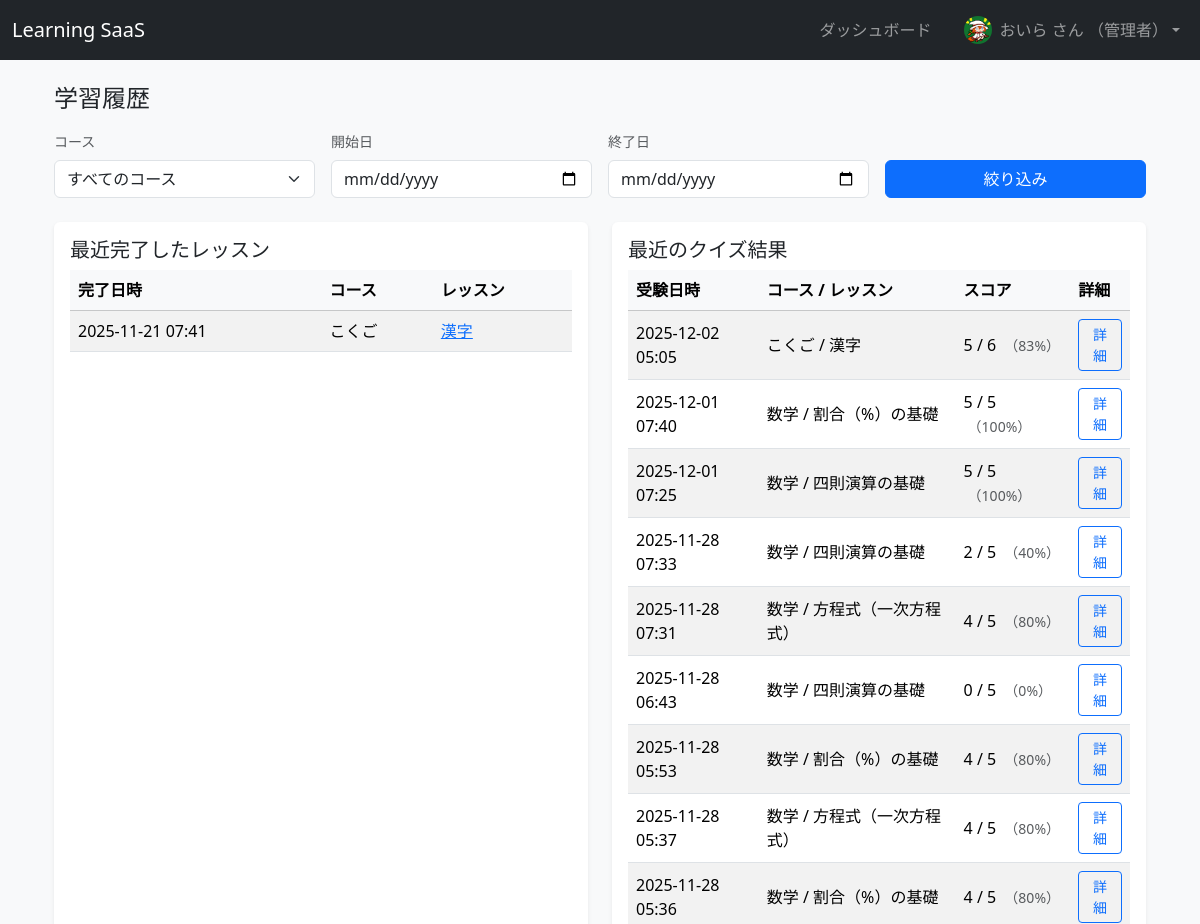
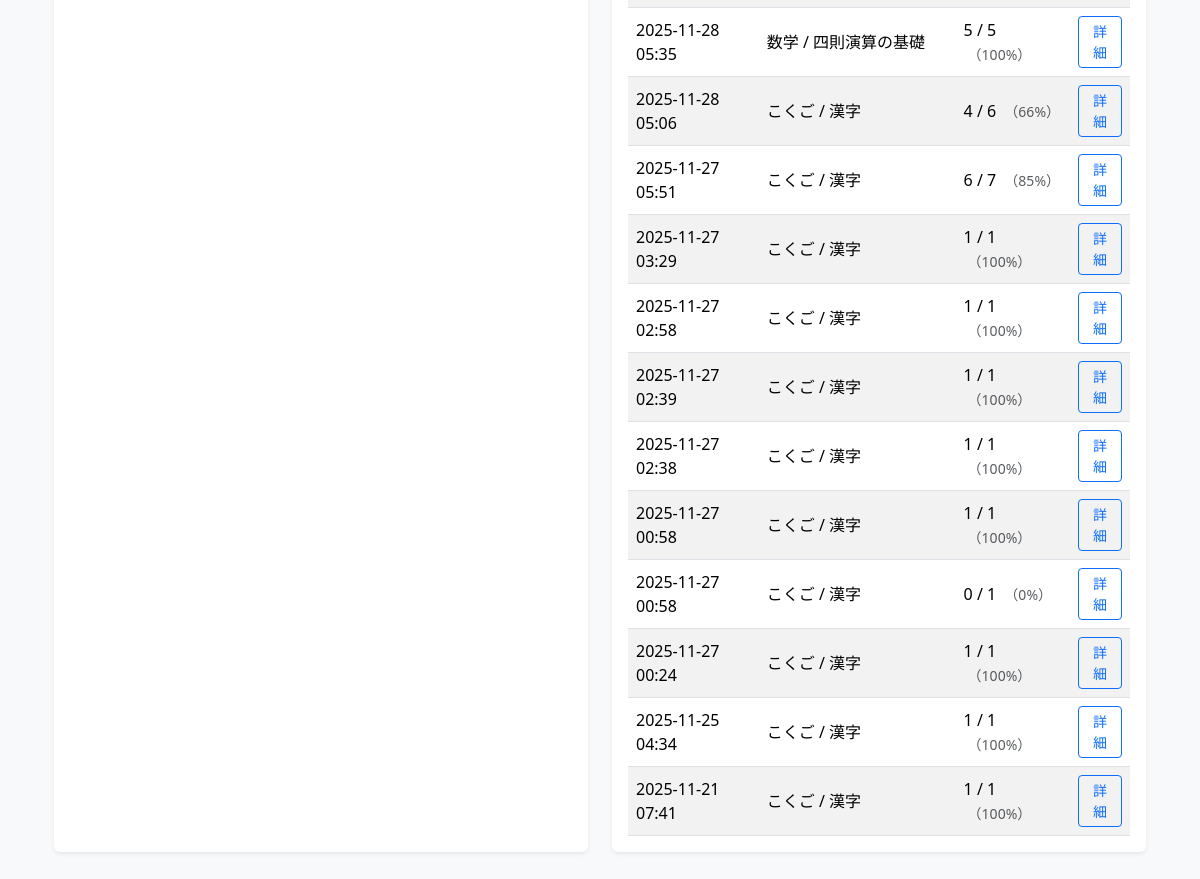
Screenshot of /history (signed in) with the database file from the repository (2 pictures, top to bottom).
### app/models.py (models this page shows, shortened)
class UserProfile(db.Model):
    __tablename__ = "user_profiles"
    id = db.Column(db.Integer, primary_key=True)
    user_id = db.Column(
        db.Integer, db.ForeignKey("users.id"), nullable=False, unique=True
    )
    display_name = db.Column(db.String(100), nullable=True)
    avatar_filename = db.Column(db.String(255), nullable=True)
    weekly_goal_lessons = db.Column(db.Integer, nullable=True)
    user = db.relationship("User", back_populates="profile")

class LessonProgress(db.Model):
    __tablename__ = "lesson_progress"
    id = db.Column(db.Integer, primary_key=True)
    user_id = db.Column(db.Integer, db.ForeignKey("users.id"), nullable=False)
    lesson_id = db.Column(db.Integer, db.ForeignKey("lessons.id"), nullable=False)
    is_completed = db.Column(db.Boolean, nullable=False, default=False)
    completed_at = db.Column(db.DateTime, nullable=True)
    user = db.relationship("User", back_populates="lesson_progress")
    lesson = db.relationship("Lesson", back_populates="progress")

class Course(db.Model):
    __tablename__ = "courses"
    id = db.Column(db.Integer, primary_key=True)
    title = db.Column(db.String(100), nullable=False)
    description = db.Column(db.Text, nullable=True)
    created_at = db.Column(db.DateTime, default=datetime.utcnow)
    thumbnail_filename = db.Column(db.String(255), nullable=True)
    category = db.Column(db.String(50), nullable=True)
    level = db.Column(db.String(20), nullable=True)
    lessons = db.relationship(
        "Lesson",
        back_populates="course",
        cascade="all, delete-orphan",
        lazy=True,
    )
    enrollments = db.relationship("Enrollment", back_populates="course")

class Lesson(db.Model):
    __tablename__ = "lessons"
    id = db.Column(db.Integer, primary_key=True)
    course_id = db.Column(db.Integer, db.ForeignKey("courses.id"), nullable=False)
    title = db.Column(db.String(100), nullable=False)
    content = db.Column(db.Text, nullable=True)
    sort_order = db.Column(db.Integer, default=1)
    course = db.relationship("Course", back_populates="lessons")
    progress = db.relationship(
        "LessonProgress", back_populates="lesson", cascade="all, delete-orphan"
    )
    quiz_questions = db.relationship(
        "QuizQuestion", back_populates="lesson", cascade="all, delete-orphan"
    )
    quiz_results = db.relationship(
        "QuizResult", back_populates="lesson", cascade="all, delete-orphan"
    )

class QuizResult(db.Model):
    __tablename__ = "quiz_results"
    id = db.Column(db.Integer, primary_key=True)
    user_id = db.Column(db.Integer, db.ForeignKey("users.id"), nullable=False)
    lesson_id = db.Column(db.Integer, db.ForeignKey("lessons.id"), nullable=False)
    score = db.Column(db.Integer, nullable=False)
    total_questions = db.Column(db.Integer, nullable=False)
    taken_at = db.Column(db.DateTime, nullable=False, default=datetime.utcnow)
    user = db.relationship("User", back_populates="quiz_results")
    lesson = db.relationship("Lesson", back_populates="quiz_results")
    details = db.relationship(
        "QuizResultDetail",
        back_populates="result",
        cascade="all, delete-orphan",
    )

### app/main.py (the view)
@bp.route("/history")
@login_required
def history():
    selected_course_id = request.args.get("course_id", type=int)
    start_date_str = request.args.get("start_date") or ""
    end_date_str = request.args.get("end_date") or ""
    enrollments = Enrollment.query.filter_by(user_id=current_user.id).all()
    courses = [e.course for e in enrollments]
    start_dt = None
    end_dt = None
    try:
        if start_date_str:
            d = datetime.strptime(start_date_str, "%Y-%m-%d").date()
            start_dt = datetime(d.year, d.month, d.day)
        if end_date_str:
            d = datetime.strptime(end_date_str, "%Y-%m-%d").date()
            d_next = d + timedelta(days=1)
            end_dt = datetime(d_next.year, d_next.month, d_next.day)
    except ValueError:
        start_dt = None
        end_dt = None
    lesson_q = (
        LessonProgress.query
        .join(Lesson)
        .join(Course)
        .filter(LessonProgress.user_id == current_user.id)
        .filter(LessonProgress.is_completed.is_(True))
    )
    if selected_course_id:
        lesson_q = lesson_q.filter(Course.id == selected_course_id)
    if start_dt:
        lesson_q = lesson_q.filter(LessonProgress.completed_at >= start_dt)
    if end_dt:
        lesson_q = lesson_q.filter(LessonProgress.completed_at < end_dt)
    recent_lessons = (
        lesson_q
        .order_by(LessonProgress.completed_at.desc())
        .limit(50)
        .all()
    )
    quiz_q = (
        QuizResult.query
        .join(Lesson)
        .join(Course)
        .filter(QuizResult.user_id == current_user.id)
    )
    if selected_course_id:
        quiz_q = quiz_q.filter(Course.id == selected_course_id)
    if start_dt:
        quiz_q = quiz_q.filter(QuizResult.taken_at >= start_dt)
    if end_dt:
        quiz_q = quiz_q.filter(QuizResult.taken_at < end_dt)
    recent_quiz_results = (
        quiz_q
        .order_by(QuizResult.taken_at.desc())
        .limit(50)
        .all()
    )
    return render_template(
        "history.html",
        courses=courses,
        recent_lessons=recent_lessons,
        recent_quiz_results=recent_quiz_results,
        selected_course_id=selected_course_id,
        start_date_str=start_date_str,
        end_date_str=end_date_str,
    )

### app/models.py (called while the page is built)
@login_manager.user_loader
def load_user(user_id: str):
    return User.query.get(int(user_id))

    @property
    def display_name(self) -> str:
        if self.profile and self.profile.display_name:
            return self.profile.display_name
        return self.username

### app/templates/history.html (shortened to what this page needs)
{% extends "base.html" %}
{% block content %}
<div class="container my-4">
  <h1 class="h4 mb-3">学習履歴</h1>
  <form method="get" class="row g-3 mb-4">
    <div class="col-md-3">
      <label class="form-label small text-muted">コース</label>
      <select name="course_id" class="form-select">
        <option value="">すべてのコース</option>
      </select>
    </div>
    <div class="col-md-3">
      <label class="form-label small text-muted">開始日</label>
      <input type="date" name="start_date" value="{{ start_date_str }}" class="form-control">
    </div>
    <div class="col-md-3">
      <label class="form-label small text-muted">終了日</label>
      <input type="date" name="end_date" value="{{ end_date_str }}" class="form-control">
    </div>
    <div class="col-md-3 d-flex align-items-end">
      <button type="submit" class="btn btn-primary w-100">絞り込み</button>
    </div>
  </form>
  <div class="row g-4">
    <div class="col-lg-6">
      <div class="card border-0 shadow-sm h-100">
        <div class="card-body">
          <h2 class="h5 mb-2">最近完了したレッスン</h2>
          <div class="table-responsive mb-0">
            <table class="table table-striped align-middle mb-0">
              <thead class="table-light">
                <tr>
                  <th>完了日時</th>
                  <th>コース</th>
                  <th>レッスン</th>
                </tr>
              </thead>
              <tbody>
                {% if recent_lessons %}
                  {% for p in recent_lessons %}
                  <tr>
                    <td>{{ p.completed_at.strftime("%Y-%m-%d %H:%M") if p.completed_at else "-" }}</td>
                    <td>{{ p.lesson.course.title }}</td>
                    <td>
                      <a href="{{ url_for('main.lesson_detail', lesson_id=p.lesson.id) }}">
                        {{ p.lesson.title }}
                      </a>
                    </td>
                  </tr>
                  {% endfor %}
                {% else %}
                  <tr>
                    <td colspan="3" class="text-muted">
                      対象期間のレッスン完了はありません。
                    </td>
                  </tr>
                {% endif %}
              </tbody>
            </table>
          </div>
        </div>
      </div>
    </div>
    <div class="col-lg-6">
      <div class="card border-0 shadow-sm h-100">
        <div class="card-body">
          <h2 class="h5 mb-2">最近のクイズ結果</h2>
          <div class="table-responsive mb-0">
            <table class="table table-striped align-middle mb-0">
              <thead class="table-light">
                <tr>
                  <th>受験日時</th>
                  <th>コース / レッスン</th>
                  <th>スコア</th>
                  <th>詳細</th>
                </tr>
              </thead>
              <tbody>
                {% if recent_quiz_results %}
                  {% for r in recent_quiz_results %}
                  {% set percent = 0 %}
                  {% if r.total_questions > 0 %}
                    {% set percent = (r.score / r.total_questions * 100) | int %}
                  {% endif %}
                  <tr>
                    <td>{{ r.taken_at.strftime("%Y-%m-%d %H:%M") }}</td>
                    <td>
                      {{ r.lesson.course.title }} /
                      {{ r.lesson.title }}
                    </td>
                    <td>
                      {{ r.score }} / {{ r.total_questions }}
                      <span class="small text-muted ms-1">（{{ percent }}%）</span>
                    </td>
                    <td>
                      <a href="{{ url_for('main.quiz_result_detail', result_id=r.id) }}"
                         class="btn btn-sm btn-outline-primary">
                        詳細
                      </a>
                    </td>
                  </tr>
                  {% endfor %}
                {% else %}
                  <tr>
                    <td colspan="4" class="text-muted">
                      対象期間のクイズ結果はありません。
                    </td>
                  </tr>
                {% endif %}
              </tbody>
            </table>
          </div>
        </div>
      </div>
    </div>
  </div>
</div>
{% endblock %}

### app/templates/base.html (shortened to what this page needs)
<!doctype html>
<html lang="ja">
  <head>
    <link
      href="https://cdn.jsdelivr.net/npm/bootstrap@5.3.3/dist/css/bootstrap.min.css"
      rel="stylesheet"
    >
  </head>
  <body class="bg-light">
    <nav class="navbar navbar-expand-lg navbar-dark bg-dark mb-3">
      <div class="container-fluid">
        <a class="navbar-brand" href="{{ url_for('main.index') }}">Learning SaaS</a>
        <div class="collapse navbar-collapse justify-content-end" id="navbarMain">
          <ul class="navbar-nav align-items-center mb-2 mb-lg-0">
            {% if current_user.is_authenticated %}
              <li class="nav-item me-3">
                <a class="nav-link" href="{{ url_for('main.dashboard') }}">ダッシュボード</a>
              </li>
              <li class="nav-item dropdown">
                <a
                  class="nav-link dropdown-toggle d-flex align-items-center"
                  href="#"
                  id="userDropdown"
                  role="button"
                  data-bs-toggle="dropdown"
                  aria-expanded="false"
                >
                  {% if current_user.profile and current_user.profile.avatar_filename %}
                    <img
                      src="{{ url_for('static', filename='uploads/avatars/' ~ current_user.profile.avatar_filename) }}"
                      alt="avatar"
                      class="rounded-circle me-2"
                      style="width: 28px; height: 28px; object-fit: cover;"
                    >
                  {% endif %}
                  <span>
                    {{ current_user.display_name }} さん
                    {% if current_user.role == "admin" %}
                      （管理者）
                    {% endif %}
                  </span>
                </a>
              </li>
            {% else %}
              <li class="nav-item">
                <a class="nav-link" href="{{ url_for('auth.login') }}">ログイン</a>
              </li>
            {% endif %}
          </ul>
        </div>
      </div>
    </nav>
    <main class="container mb-5">
      {% block content %}{% endblock %}
    </main>
  </body>
</html>

### rows the page displays
UserProfile: avatar_filename (picture), display_name "おいら"
LessonProgress: completed_at "2025-11-21 07:41", lesson.course "こくご", lesson "漢字"
QuizResult: taken_at "2025-12-02 05:05", lesson.course "こくご", lesson "漢字", score "5", total_questions "6", percent "83"
QuizResult: taken_at "2025-12-01 07:40", lesson.course "数学", lesson "割合（%）の基礎", score "5", total_questions "5", percent "100"
QuizResult: taken_at "2025-12-01 07:25", lesson.course "数学", lesson "四則演算の基礎", score "5", total_questions "5", percent "100"
QuizResult: taken_at "2025-11-28 07:33", lesson.course "数学", lesson "四則演算の基礎", score "2", total_questions "5", percent "40"
QuizResult: taken_at "2025-11-28 07:31", lesson.course "数学", lesson "方程式（一次方程式）", score "4", total_questions "5", percent "80"
QuizResult: taken_at "2025-11-28 06:43", lesson.course "数学", lesson "四則演算の基礎", score "0", total_questions "5"
QuizResult: taken_at "2025-11-28 05:53", lesson.course "数学", lesson "割合（%）の基礎", score "4", total_questions "5", percent "80"
QuizResult: taken_at "2025-11-28 05:37", lesson.course "数学", lesson "方程式（一次方程式）", score "4", total_questions "5", percent "80"
QuizResult: taken_at "2025-11-28 05:36", lesson.course "数学", lesson "割合（%）の基礎", score "4", total_questions "5", percent "80"
QuizResult: taken_at "2025-11-28 05:35", lesson.course "数学", lesson "四則演算の基礎", score "5", total_questions "5", percent "100"
QuizResult: taken_at "2025-11-28 05:06", lesson.course "こくご", lesson "漢字", score "4", total_questions "6", percent "66"
QuizResult: taken_at "2025-11-27 05:51", lesson.course "こくご", lesson "漢字", score "6", total_questions "7", percent "85"
QuizResult: taken_at "2025-11-27 03:29", lesson.course "こくご", lesson "漢字", score "1", total_questions "1", percent "100"
QuizResult: taken_at "2025-11-27 02:58", lesson.course "こくご", lesson "漢字", score "1", total_questions "1", percent "100"
QuizResult: taken_at "2025-11-27 02:39", lesson.course "こくご", lesson "漢字", score "1", total_questions "1", percent "100"
QuizResult: taken_at "2025-11-27 02:38", lesson.course "こくご", lesson "漢字", score "1", total_questions "1", percent "100"
QuizResult: taken_at "2025-11-27 00:58", lesson.course "こくご", lesson "漢字", score "1", total_questions "1", percent "100"
QuizResult: taken_at "2025-11-27 00:58", lesson.course "こくご", lesson "漢字", score "0", total_questions "1"
QuizResult: taken_at "2025-11-27 00:24", lesson.course "こくご", lesson "漢字", score "1", total_questions "1", percent "100"
QuizResult: taken_at "2025-11-25 04:34", lesson.course "こくご", lesson "漢字", score "1", total_questions "1", percent "100"
QuizResult: taken_at "2025-11-21 07:41", lesson.course "こくご", lesson "漢字", score "1", total_questions "1", percent "100"
